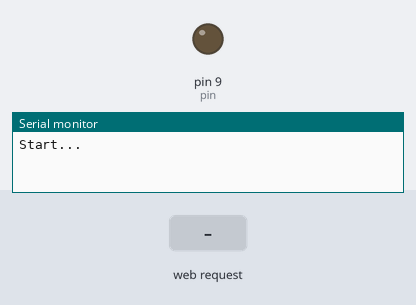
The sketch below on a simulated Arduino Uno, built for the host (arithmetic inside an expression is 32-bit, double 64-bit). On the bench: output pins drawn as LEDs (lit = HIGH), the last lines printed to the serial monitor. Inputs (shaded band) come from the test bench.

Above: at 2.2 s.
2.3 s: HTTP request GET /on received
At 2.9 s:
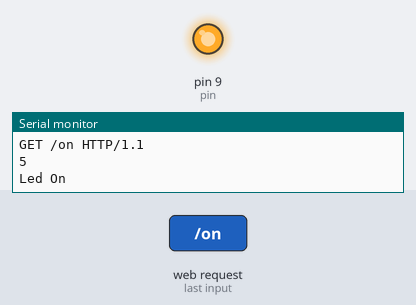
3.8 s: HTTP request GET /off received
At 4.1 s:
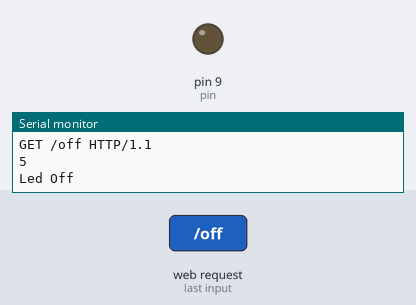
Timing chart, 0 to 6.8 s (numbered marks = the images above; inputs shaded):
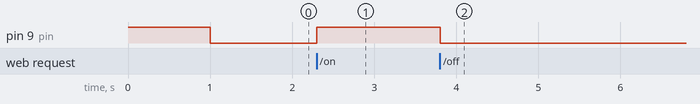

Measured:
- after the input at 2.3 s, pin 9 (pin): LOW → HIGH at once
- after the input at 3.8 s, pin 9 (pin): HIGH → LOW at once

The sketch:

homekit.ino
```cpp
#include <SPI.h>
#include <Ethernet.h>

byte mac[] = { 0xDE, 0xAD, 0xBE, 0xEF, 0xFE, 0xED }; //physical mac address
byte ip[] = { 10, 0, 0, 31 }; // ip in lan
byte gateway[] = { 10, 0, 0, 2 }; // internet access via router
byte subnet[] = { 255, 0, 0, 0 }; //subnet mask
EthernetServer server(80); //server port

String readString;

int pin = 9;
bool lightState = false;

//////////////////////

void setup(){

  pinMode(pin, OUTPUT); //pin selected to control
  digitalWrite(pin, HIGH);    // set pin 5 high
  delay(1000);
  digitalWrite(pin, LOW);    // set pin 5 high
  //start Ethernet
  Ethernet.begin(mac, ip, gateway, gateway, subnet);
  server.begin();
  //enable serial data print
  Serial.begin(9600);
  Serial.println("Start...");
}

void loop(){
  // Create a client connection
  EthernetClient client = server.available();
  if (client) {
    while (client.connected()) {
      if (client.available()) {
        char c = client.read();

        //read char by char HTTP request
        if (readString.length() < 100) {

          //store characters to string
          readString += c;
          //Serial.print(c);
        }

        //if HTTP request has ended
        if (c == '\n') {

          ///////////////
          Serial.println(readString); //print to serial monitor for debuging

          client.println("HTTP/1.1 200 OK"); //send new page
          client.println("Content-Type: text/html");
          client.println();

          client.println("<HTML>");
          client.println("<HEAD>");
          client.println("<TITLE>Arduino GET test page</TITLE>");
          client.println("</HEAD>");
          client.println("<BODY>");

          client.println("<H1>Simple Arduino button</H1>");

          client.println("<a href=\"/?on\">ON</a>");
          client.println("<a href=\"/?off\">OFF</a>");

          client.println("</BODY>");
          client.println("</HTML>");

          delay(1);
          //stopping client
          client.stop();

          ///////////////////// control arduino pin
          if(readString.indexOf("on") > 0)//checks for on
          {

            lightState = true;

          }
          if(readString.indexOf("off") > 0)//checks for off
          {

            lightState = false;

          }
 if (lightState) {
    Serial.println(readString.indexOf("on"));
    digitalWrite(pin, HIGH);    // set pin 5 high
    Serial.println("Led On");
    //delay(1000);
  } else {
    Serial.println(readString.indexOf("off"));
    digitalWrite(pin, LOW);    // set pin 5 low
    Serial.println("Led Off");
    //delay(1000);
  }
          //clearing string for next read
          readString="";

        }
      }
    }

  }

}
```
